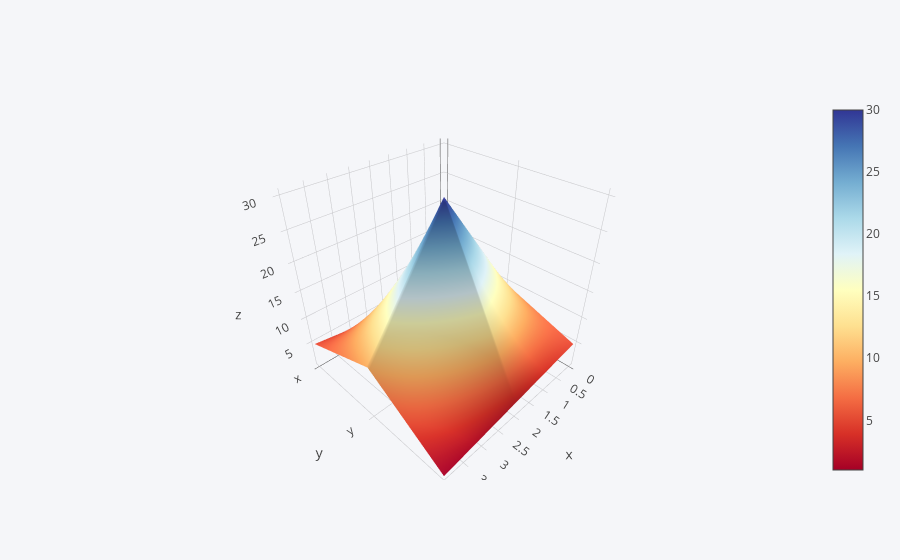

Source (notebook cell):
### Code cell
df3 = pd.DataFrame({'x':[1,2,3,4,5],'y':[10,20,30,20,10],'z':[5,4,3,2,1]})
df3.iplot(kind='surface',colorscale='rdylbu')

### Figure 1 — Plotly figure (JSON) as saved in the notebook; plotly's stock layout.template omitted (floating-point values rounded to 4 significant figures)
{"data": [{"colorscale": [[0, "rgb(165,0,38)"], [0.1, "rgb(215,48,39)"], [0.2, "rgb(244,109,67)"], [0.3, "rgb(253,174,97)"], [0.4, "rgb(254,224,144)"], [0.5, "rgb(255,255,191)"], [0.6, "rgb(224,243,248)"], [0.7, "rgb(171,217,233)"], [0.8, "rgb(116,173,209)"], [0.9, "rgb(69,117,180)"], [1, "rgb(49,54,149)"]], "type": "surface", "uid": "c375d149-01dc-4839-a915-ae2b96602a05", "x": [0, 1, 2, 3, 4], "y": ["x", "y", "z"], "z": [[1, 2, 3, 4, 5], [10, 20, 30, 20, 10], [5, 4, 3, 2, 1]]}], "layout": {"legend": {"bgcolor": "#F5F6F9", "font": {"color": "#4D5663"}}, "paper_bgcolor": "#F5F6F9", "plot_bgcolor": "#F5F6F9", "title": {"font": {"color": "#4D5663"}}, "xaxis": {"gridcolor": "#E1E5ED", "showgrid": true, "tickfont": {"color": "#4D5663"}, "title": {"font": {"color": "#4D5663"}, "text": ""}, "zerolinecolor": "#E1E5ED"}, "yaxis": {"gridcolor": "#E1E5ED", "showgrid": true, "tickfont": {"color": "#4D5663"}, "title": {"font": {"color": "#4D5663"}, "text": ""}, "zerolinecolor": "#E1E5ED"}}}
